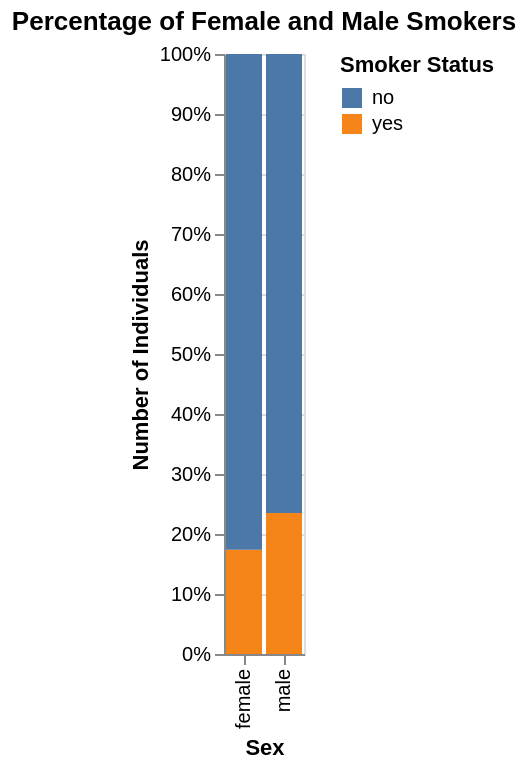

Notebook code for this chart:
### Markdown cell above
**Question 1.10**
<br> {points: 1}

Finally, create a bar graph that displays the percentage of smokers for both females and males in the data set. Plot sex on the x-axis, and colour the bars to differentiate between smokers and nonsmokers. This could, for example, be used help us determine whether we should consider smoking behaviour when exploring whether there is a relationship between sex and medical costs.

To count the number of observations in each bar, we are using the `count()` aggregation in `altair`, just as we did for histograms in the textbook. We then convert the count to a percentage with `stack('normalize')`.

*Assign your answer to an object called `bar_plot`. Make sure to include appropriate labels for the x-axis, y-axis, and colour legend, as well as an appropriate title for the plot*

>*Note - many historical datasets treated sex as a variable where the possible values are only binary: male or female. This representation in this question reflects how the data were historically collected and is not meant to imply that we believe that sex is binary.*

### Code cell
bar_plot = alt.Chart(
    insurance,
    title='Percentage of Female and Male Smokers'
).mark_bar().encode(
    x=alt.X('sex')
        .title('Sex'),
    y=alt.Y("count()")
        .title('Number of Individuals')
        .stack('normalize'),
    color=alt.Color('smoker').title('Smoker Status')
)


bar_plot

### Figure 1 — Vega specification as saved in the notebook (floating-point values rounded to 4 significant figures)
{"$schema": "https://vega.github.io/schema/vega/v5.json", "data": [{"name": "source_0", "values": [{"__count_end": 0.1737, "__count_start": 0.0, "sex": "female", "smoker": "yes"}, {"__count_end": 1.0, "__count_start": 0.2352, "sex": "male", "smoker": "no"}, {"__count_end": 1.0, "__count_start": 0.1737, "sex": "female", "smoker": "no"}, {"__count_end": 0.2352, "__count_start": 0.0, "sex": "male", "smoker": "yes"}]}, {"name": "source_0_x_domain_sex", "values": [{"sex": "female"}, {"sex": "male"}]}, {"name": "source_0_color_domain_smoker", "values": [{"smoker": "yes"}, {"smoker": "no"}]}], "signals": [{"name": "x_step", "value": 20}, {"name": "width", "update": "bandspace(domain('x').length, 0.1, 0.05) * x_step"}], "marks": [{"type": "rect", "name": "marks", "from": {"data": "source_0"}, "encode": {"update": {"y": {"field": "__count_end", "scale": "y"}, "fill": {"field": "smoker", "scale": "color"}, "width": {"signal": "max(0.25, bandwidth('x'))"}, "y2": {"field": "__count_start", "scale": "y"}, "x": {"field": "sex", "scale": "x"}}}, "style": ["bar"]}], "scales": [{"name": "x", "type": "band", "domain": {"data": "source_0_x_domain_sex", "field": "sex", "sort": true}, "range": {"step": {"signal": "x_step"}}, "paddingOuter": 0.05, "paddingInner": 0.1}, {"name": "y", "type": "linear", "domain": [0, 1], "range": [{"signal": "height"}, 0], "zero": true, "nice": true}, {"name": "color", "type": "ordinal", "domain": {"data": "source_0_color_domain_smoker", "field": "smoker", "sort": true}, "range": "category"}], "axes": [{"scale": "y", "ticks": false, "gridScale": "x", "tickCount": {"signal": "ceil(height/40)"}, "maxExtent": 0, "zindex": 0, "orient": "left", "aria": false, "labels": false, "minExtent": 0, "grid": true, "domain": false}, {"scale": "x", "orient": "bottom", "labelBaseline": "middle", "title": "Sex", "grid": false, "labelAlign": "right", "labelAngle": 270, "zindex": 0}, {"scale": "y", "orient": "left", "labelOverlap": true, "title": "Number of Individuals", "format": ".0%", "grid": false, "tickCount": {"signal": "ceil(height/40)"}, "zindex": 0}], "title": {"text": "Percentage of Female and Male Smokers", "frame": "group"}, "legends": [{"title": "Smoker Status", "fill": "color", "symbolType": "square"}], "background": "white", "style": "cell", "height": 300, "padding": 5}
